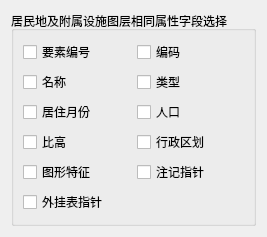
           <widget class="QWidget" name="tab_Layer_C">
            <attribute name="title">
             <string>居民地及附属设施</string>
            </attribute>
            <layout class="QGridLayout" name="gridLayout_24">
             <item row="0" column="0">
              <widget class="QGroupBox" name="groupBox_C">
               <property name="title">
                <string>居民地及附属设施图层相同属性字段选择</string>
               </property>
               <layout class="QGridLayout" name="gridLayout_4">
                <item row="0" column="0">
                 <widget class="QCheckBox" name="checkBox_YaoSuBianHao_C">
                  <property name="text">
                   <string>要素编号</string>
                  </property>
                 </widget>
                </item>
                <item row="0" column="1">
                 <widget class="QCheckBox" name="checkBox_BianMa_C">
                  <property name="text">
                   <string>编码</string>
                  </property>
                 </widget>
                </item>
                <item row="1" column="0">
                 <widget class="QCheckBox" name="checkBox_MingCheng_C">
                  <property name="text">
                   <string>名称</string>
                  </property>
                 </widget>
                </item>
                <item row="1" column="1">
                 <widget class="QCheckBox" name="checkBox_LeiXing_C">
                  <property name="text">
                   <string>类型</string>
                  </property>
                 </widget>
                </item>
                <item row="2" column="0">
                 <widget class="QCheckBox" name="checkBox_JuZhuYueFen_C">
                  <property name="text">
                   <string>居住月份</string>
                  </property>
                 </widget>
                </item>
                <item row="2" column="1">
                 <widget class="QCheckBox" name="checkBox_RenKou_C">
                  <property name="text">
                   <string>人口</string>
                  </property>
                 </widget>
                </item>
                <item row="3" column="0">
                 <widget class="QCheckBox" name="checkBox_BiGao_C">
                  <property name="text">
                   <string>比高</string>
                  </property>
                 </widget>
                </item>
                <item row="3" column="1">
                 <widget class="QCheckBox" name="checkBox_XingZhengQuHua_C">
                  <property name="text">
                   <string>行政区划</string>
                  </property>
                 </widget>
                </item>
                <item row="4" column="0">
                 <widget class="QCheckBox" name="checkBox_TuXingTeZheng_C">
                  <property name="text">
                   <string>图形特征</string>
                  </property>
                 </widget>
                </item>
                <item row="4" column="1">
                 <widget class="QCheckBox" name="checkBox_ZhuJiZhiZhen_C">
                  <property name="text">
                   <string>注记指针</string>
                  </property>
                 </widget>
                </item>
                <item row="5" column="0">
                 <widget class="QCheckBox" name="checkBox_WaiGuaBiaoZhiZhen_C">
                  <property name="text">
                   <string>外挂表指针</string>
                  </property>
                 </widget>
                </item>
               </layout>
              </widget>
             </item>
            </layout>
           </widget>
